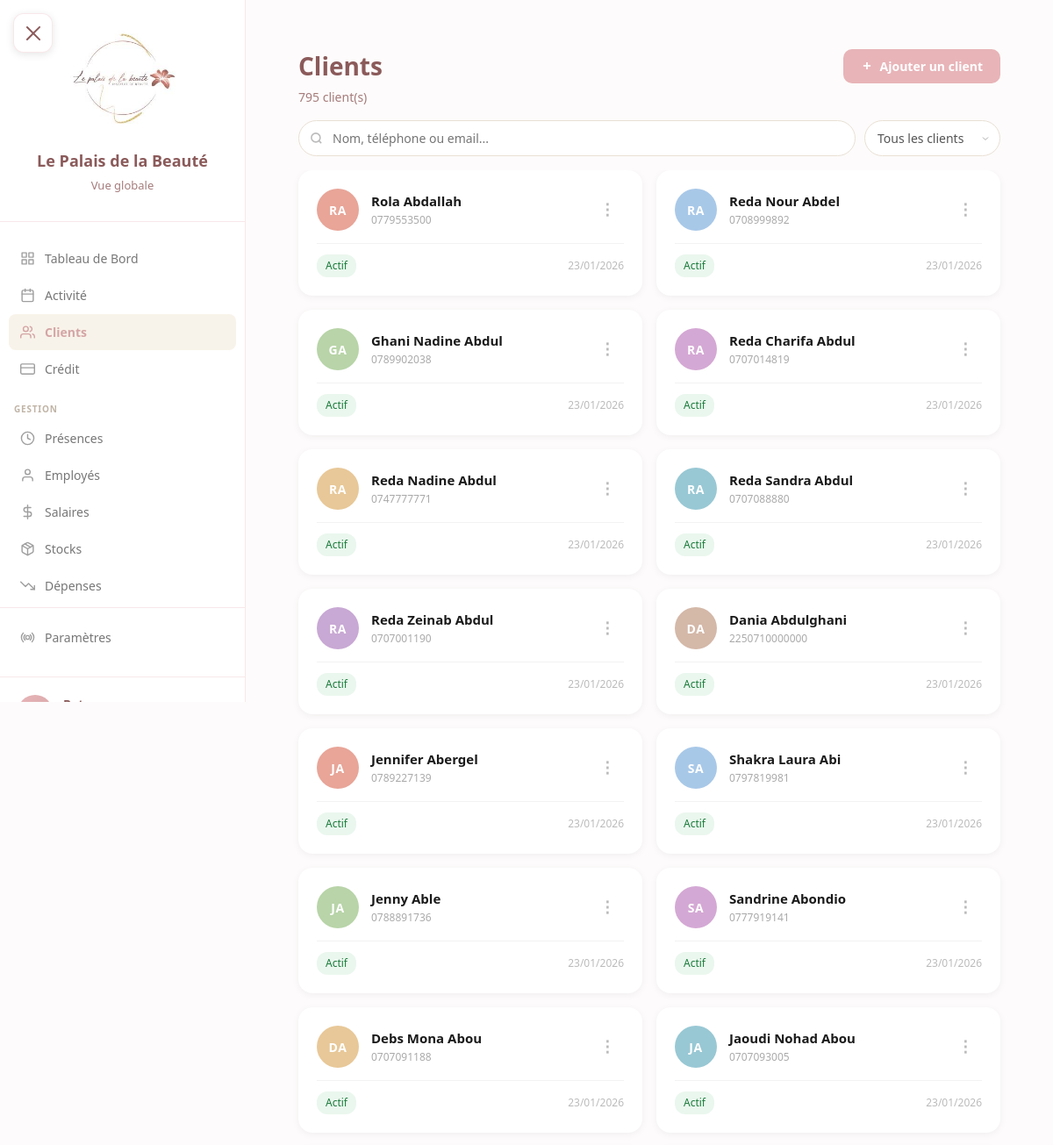
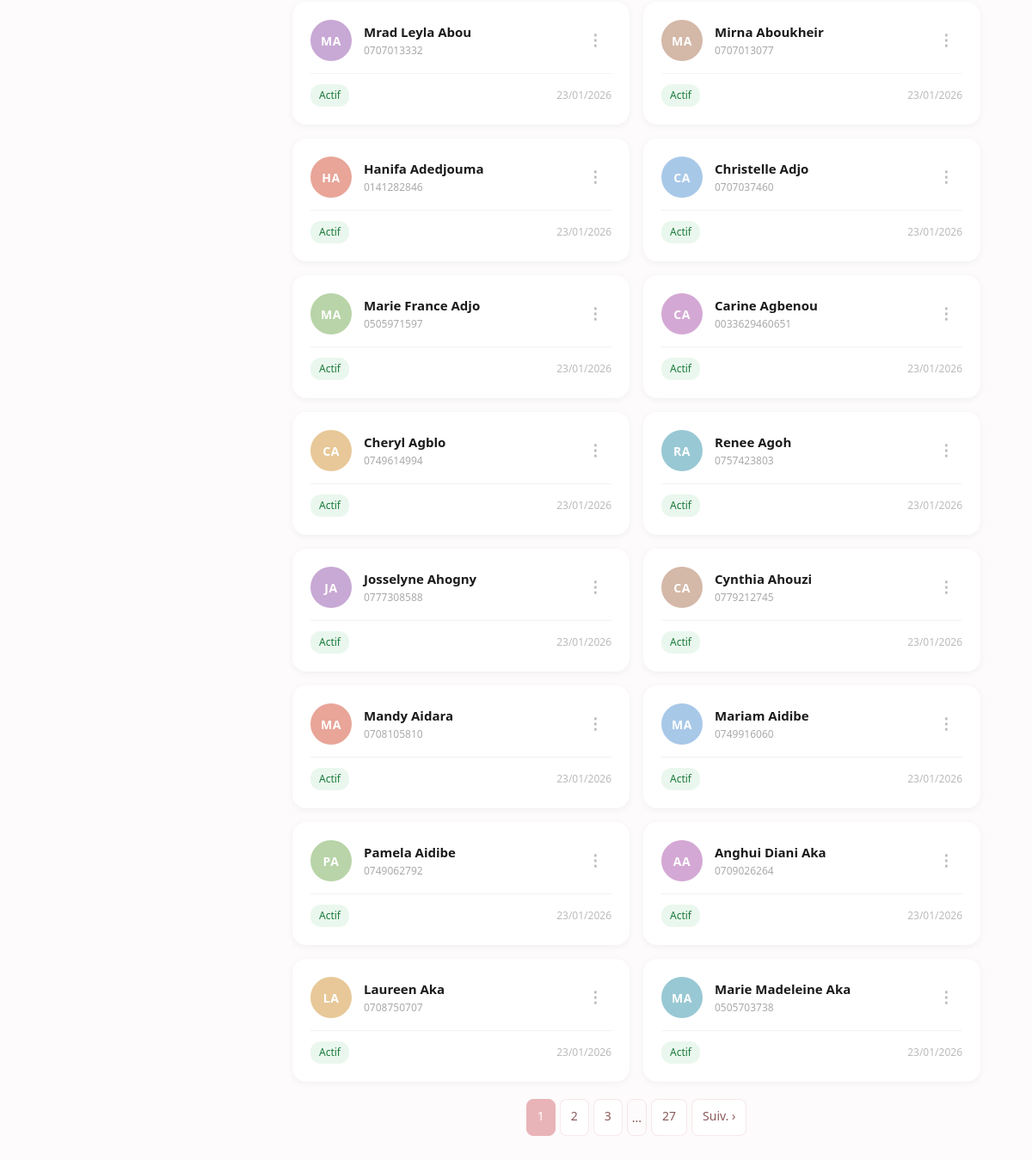
Screenshot of /clients/ (signed in) with the database file from the repository (2 pictures, top to bottom).
### core/models.py (models this page shows, shortened)
class Client(models.Model):
    SEXE_CHOICES = [
        ('F', 'Femme'),
        ('H', 'Homme'),
    ]
    nom = models.CharField(max_length=100)
    prenom = models.CharField(max_length=100)
    telephone = models.CharField(max_length=20, unique=True)
    email = models.EmailField(blank=True, null=True)
    sexe = models.CharField(max_length=1, choices=SEXE_CHOICES, default='F')
    date_naissance = models.DateField(blank=True, null=True)
    date_creation = models.DateTimeField(auto_now_add=True)
    notes = models.TextField(blank=True, null=True)  # Observations / notes libres
    actif = models.BooleanField(default=True)
    class Meta:
        verbose_name = "Client"
        verbose_name_plural = "Clients"
        ordering = ['nom', 'prenom']
    def get_full_name(self):
        return f"{self.prenom} {self.nom}"
    @property
    def credits_non_soldes(self):
        return Credit.objects.filter(client=self, solde=False).exists()

### core/views.py (the view, shortened to what this page needs)
# urls.py: path('clients/', views.clients_list, name='clients_list'),
@login_required
def clients_list(request):
    search = request.GET.get('search', '')
    filtre = request.GET.get('filtre', '')
    clients = Client.objects.all()
    if filtre == 'dettes':
        clients_avec_dettes = Credit.objects.filter(solde=False).values_list('client_id', flat=True).distinct()
        clients = clients.filter(id__in=clients_avec_dettes)
    elif filtre == 'forfaits':
        clients_avec_forfaits = ForfaitClient.objects.filter(statut='actif').values_list('client_id', flat=True).distinct()
        clients = clients.filter(id__in=clients_avec_forfaits)
    elif filtre == 'cartes':
        clients_avec_cartes = CarteCadeau.objects.filter(statut='active').values_list('beneficiaire_id', flat=True).distinct()
        clients = clients.filter(id__in=clients_avec_cartes)
    elif filtre == 'inactifs':
        clients = clients.filter(actif=False)
    clients = clients.order_by('-actif', 'nom', 'prenom')
    paginator = Paginator(clients, 30)
    page_number = request.GET.get('page')
    page_obj = paginator.get_page(page_number)
    return render(request, 'clients/liste.html', {
        'clients': page_obj,
        'page_obj': page_obj,
        'search': search,
        'filtre': filtre,
    })

### core/models.py (called while the page is built)
    def is_patron(self):
        return self.role == 'patron'

### templates/clients/liste.html (shortened to what this page needs)
{% extends 'base.html' %}
{% block content %}
<div class="clients-wrapper">
<div class="sticky-header">
    <div style="display:flex; justify-content:space-between; align-items:center; margin-bottom:4px;">
        <h1 class="page-title" style="margin:0;">Clients</h1>
        <button class="btn-nouveau" onclick="ouvrirModalCreer()">
            <svg width="14" height="14" viewBox="0 0 24 24" fill="none" stroke="currentColor" stroke-width="3"><line x1="12" y1="5" x2="12" y2="19"></line><line x1="5" y1="12" x2="19" y2="12"></line></svg>
            Ajouter un client
        </button>
    </div>
    <p class="page-subtitle" id="count-label" style="margin-bottom:16px;">{{ page_obj.paginator.count }} client(s)</p>
    <div class="clients-toolbar" style="width:100%; margin-bottom:0;">
        <div class="search-input-wrap">
            <input type="text" id="search-input" class="search-input"
                   placeholder="Nom, téléphone ou email..."
                   value="{{ search }}" autocomplete="off">
        </div>
        <select id="filtre-select" class="filter-select {% if filtre %}has-filter{% endif %}"
                onchange="doSearch()">
            <option value="" {% if not filtre %}selected{% endif %}>Tous les clients</option>
        </select>
    </div>
</div>
<div class="clients-content">
<div class="clients-grid" id="clients-tbody">
    {% for client in clients %}
    <div class="client-card" data-id="{{ client.id }}" onclick="goToClient(event, '{% url 'core:client_detail' client.id %}')">
        <div class="client-card-header">
            <div class="client-avatar">{{ client.prenom|slice:":1"|upper }}{{ client.nom|slice:":1"|upper }}</div>
            <div style="flex:1; min-width:0;">
                <div class="client-card-name">{{ client.get_full_name }}</div>
                <div class="client-card-sub">{{ client.telephone }}{% if client.email %} · {{ client.email }}{% endif %}</div>
            </div>
            {% if request.user.utilisateur.is_patron %}
            <div class="kebab-cell" onclick="event.stopPropagation()" style="position:relative;">
                <button class="kebab-btn" onclick="toggleKebab(this, {{ client.id }}, {{ client.actif|lower }}, '{{ client.nom|escapejs }}', '{{ client.prenom|escapejs }}', '{{ client.telephone }}', '{{ client.email|default:""|escapejs }}', '{{ client.date_naissance|default:"" }}', '{{ client.notes|default:""|escapejs }}')">⋮</button>
            </div>
            {% endif %}
        </div>
        <div class="client-card-footer">
            <div>
                {% if not client.actif %}
                    <span class="badge badge-inactif">Inactif</span>
                {% elif client.credits_non_soldes %}
                    <span class="badge badge-dette">Dette</span>
                {% else %}
                    <span class="badge badge-actif">Actif</span>
                {% endif %}
            </div>
            <span class="client-card-date">{{ client.date_creation|date:"d/m/Y" }}</span>
        </div>
    </div>
    {% endfor %}
</div>
{% if page_obj.paginator.num_pages > 1 %}
<div class="pagination" id="pagination-area">
    {% for num in page_obj.paginator.page_range %}
        {% if page_obj.number == num %}
        <span class="current">{{ num }}</span>
        {% elif num > page_obj.number|add:"-3" and num < page_obj.number|add:"3" %}
        <a href="?page={{ num }}{% if search %}&search={{ search }}{% endif %}{% if filtre %}&filtre={{ filtre }}{% endif %}">{{ num }}</a>
        {% elif num == 1 or num == page_obj.paginator.num_pages %}
        <a href="?page={{ num }}{% if search %}&search={{ search }}{% endif %}{% if filtre %}&filtre={{ filtre }}{% endif %}">{{ num }}</a>
        {% elif num == 2 or num == page_obj.paginator.num_pages|add:"-1" %}
        <span style="padding:10px 5px;">...</span>
        {% endif %}
    {% endfor %}
    {% if page_obj.has_next %}
    <a href="?page={{ page_obj.next_page_number }}{% if search %}&search={{ search }}{% endif %}{% if filtre %}&filtre={{ filtre }}{% endif %}">Suiv. &#8250;</a>
    {% endif %}
</div>
{% endif %}
</div>
</div>
{% endblock %}

### templates/base.html (shortened to what this page needs)
<!DOCTYPE html>
<html lang="fr">
<head>
    <link rel="stylesheet" href="/static/css/style.css">
</head>
<body>
    <button class="mobile-menu-btn" id="mobileMenuBtn" aria-label="Menu">
        <span></span>
    </button>
    <div class="main-layout">
        <aside class="sidebar" id="sidebar">
            <div class="sidebar-header">
                <img src="/static/images/logo.jpg" alt="Logo" class="sidebar-logo" onerror="this.style.display='none'">
                <div class="sidebar-title">Le Palais de la Beauté</div>
                <div class="sidebar-subtitle">
                    {% if request.user.is_authenticated %}
                        {% if request.user.utilisateur.is_patron %}
                            Vue globale
                        {% elif request.user.utilisateur.is_employe %}
                            Vue globale
                        {% else %}
                            {{ request.user.utilisateur.institut.nom }}
                        {% endif %}
                    {% endif %}
                </div>
            </div>
            <nav class="sidebar-nav">
                {% if request.user.is_authenticated %}
                    {% if request.user.utilisateur.is_patron %}
                        <div class="nav-section">
                            <a href="{% url 'dashboard:index' %}" class="nav-item {% if request.resolver_match.app_name == 'dashboard' %}active{% endif %}">
                                <svg class="nav-icon" viewBox="0 0 24 24" fill="none" stroke="currentColor" stroke-width="2" stroke-linecap="round" stroke-linejoin="round"><rect x="3" y="3" width="7" height="7"/><rect x="14" y="3" width="7" height="7"/><rect x="14" y="14" width="7" height="7"/><rect x="3" y="14" width="7" height="7"/></svg>
                                Tableau de Bord
                            </a>
                            <a href="{% url 'agenda:index' institut_code='palais' %}" class="nav-item ">
                                <svg class="nav-icon" viewBox="0 0 24 24" fill="none" stroke="currentColor" stroke-width="2" stroke-linecap="round" stroke-linejoin="round"><rect x="3" y="4" width="18" height="18" rx="2" ry="2"/><line x1="16" y1="2" x2="16" y2="6"/><line x1="8" y1="2" x2="8" y2="6"/><line x1="3" y1="10" x2="21" y2="10"/></svg>
                                Activité
                            </a>
                            <a href="{% url 'core:clients_list' %}" class="nav-item {% if request.resolver_match.url_name == 'clients_list' or request.resolver_match.url_name == 'client_detail' or request.resolver_match.url_name == 'cartes_cadeaux_list' %}active{% endif %}">
                                <svg class="nav-icon" viewBox="0 0 24 24" fill="none" stroke="currentColor" stroke-width="2" stroke-linecap="round" stroke-linejoin="round"><path d="M17 21v-2a4 4 0 0 0-4-4H5a4 4 0 0 0-4 4v2"/><circle cx="9" cy="7" r="4"/><path d="M23 21v-2a4 4 0 0 0-3-3.87"/><path d="M16 3.13a4 4 0 0 1 0 7.75"/></svg>
                                Clients
                            </a>
                            <a href="{% url 'credits:index' institut_code='palais' %}" class="nav-item {% if request.resolver_match.app_name == 'credits' %}active{% endif %}">
                                <svg class="nav-icon" viewBox="0 0 24 24" fill="none" stroke="currentColor" stroke-width="2" stroke-linecap="round" stroke-linejoin="round"><rect x="1" y="4" width="22" height="16" rx="2" ry="2"/><line x1="1" y1="10" x2="23" y2="10"/></svg>
                                Crédit
                            </a>
                        </div>
                        <div class="nav-section">
                            <div class="nav-section-title">Gestion</div>
                            <a href="{% url 'gestion:presences_pointage' %}" class="nav-item ">
                                <svg class="nav-icon" viewBox="0 0 24 24" fill="none" stroke="currentColor" stroke-width="2" stroke-linecap="round" stroke-linejoin="round"><circle cx="12" cy="12" r="10"/><polyline points="12 6 12 12 16 14"/></svg>
                                Présences
                            </a>
                            <a href="{% url 'core:employes_list' %}" class="nav-item {% if request.resolver_match.url_name == 'employes_list' %}active{% endif %}">
                                <svg class="nav-icon" viewBox="0 0 24 24" fill="none" stroke="currentColor" stroke-width="2" stroke-linecap="round" stroke-linejoin="round"><path d="M20 21v-2a4 4 0 0 0-4-4H8a4 4 0 0 0-4 4v2"/><circle cx="12" cy="7" r="4"/></svg>
                                Employés
                            </a>
                            <a href="{% url 'gestion:salaires_calcul' %}" class="nav-item ">
                                <svg class="nav-icon" viewBox="0 0 24 24" fill="none" stroke="currentColor" stroke-width="2" stroke-linecap="round" stroke-linejoin="round"><line x1="12" y1="1" x2="12" y2="23"/><path d="M17 5H9.5a3.5 3.5 0 0 0 0 7h5a3.5 3.5 0 0 1 0 7H6"/></svg>
                                Salaires
                            </a>
                            <a href="{% url 'gestion:stocks_produits' %}" class="nav-item ">
                                Stocks
                            </a>
                            <a href="{% url 'gestion:depenses_liste' %}" class="nav-item {% if request.resolver_match.url_name and 'depense' in request.resolver_match.url_name %}active{% endif %}">
                                <svg class="nav-icon" viewBox="0 0 24 24" fill="none" stroke="currentColor" stroke-width="2" stroke-linecap="round" stroke-linejoin="round"><polyline points="23 18 13.5 8.5 8.5 13.5 1 6"/><polyline points="17 18 23 18 23 12"/></svg>
                                Dépenses
                            </a>
                        </div>
                        <div class="nav-section" style="margin-top: auto; border-top: 1px solid var(--border); padding-top: 12px;">
                            <a href="{% url 'gestion:catalogue' %}" class="nav-item ">
                                <svg class="nav-icon" viewBox="0 0 24 24" fill="none" stroke="currentColor" stroke-width="2" stroke-linecap="round" stroke-linejoin="round"><circle cx="12" cy="12" r="3"/><path d="M19.07 4.93a10 10 0 0 1 0 14.14M4.93 4.93a10 10 0 0 0 0 14.14"/><path d="M16.24 7.76a6 6 0 0 1 0 8.49M7.76 7.76a6 6 0 0 0 0 8.49"/></svg>
                                Paramètres
                            </a>
                        </div>
                    {% endif %}
                {% endif %}
            </nav>
            {% if request.user.is_authenticated %}
                <div class="sidebar-footer">
                    <div class="user-info">
                        <div class="user-avatar">
                        </div>
                        <div class="user-details">
                            <div class="user-name">{{ request.user.first_name }} {{ request.user.last_name }}</div>
                        </div>
                    </div>
                </div>
            {% endif %}
        </aside>
        <main class="main-content">
            {% block content %}
            {% endblock %}
        </main>
    </div>
</body>
</html>

### static/css/style.css (style rules this page uses)
.badge { display: inline-block; padding: 4px 10px; border-radius: 12px; font-size: 12px; font-weight: 500; }
.pagination { display: flex; gap: 5px; justify-content: center; margin-top: 20px; }
.pagination a, .pagination span { padding: 8px 12px; border: 1px solid var(--border); border-radius: 8px; color: var(--text-dark); text-decoration: none; transition: all 0.3s ease; }
.pagination .current { background: var(--primary); color: white; border-color: var(--primary); }

### rows the page displays
Client: prenom "R", nom "A", get_full_name "Rola Abdallah", telephone "0779553500", actif "Actif", date_creation "23/01/2026"
Client: prenom "R", nom "A", get_full_name "Reda Nour Abdel", telephone "0708999892", actif "Actif", date_creation "23/01/2026"
Client: prenom "G", nom "A", get_full_name "Ghani Nadine Abdul", telephone "0789902038", actif "Actif", date_creation "23/01/2026"
Client: prenom "R", nom "A", get_full_name "Reda Charifa Abdul", telephone "0707014819", actif "Actif", date_creation "23/01/2026"
Client: prenom "R", nom "A", get_full_name "Reda Nadine Abdul", telephone "0747777771", actif "Actif", date_creation "23/01/2026"
Client: prenom "R", nom "A", get_full_name "Reda Sandra Abdul", telephone "0707088880", actif "Actif", date_creation "23/01/2026"
Client: prenom "R", nom "A", get_full_name "Reda Zeinab Abdul", telephone "0707001190", actif "Actif", date_creation "23/01/2026"
Client: prenom "D", nom "A", get_full_name "Dania Abdulghani", telephone "2250710000000", actif "Actif", date_creation "23/01/2026"
Client: prenom "J", nom "A", get_full_name "Jennifer Abergel", telephone "0789227139", actif "Actif", date_creation "23/01/2026"
Client: prenom "S", nom "A", get_full_name "Shakra Laura Abi", telephone "0797819981", actif "Actif", date_creation "23/01/2026"
Client: prenom "J", nom "A", get_full_name "Jenny Able", telephone "0788891736", actif "Actif", date_creation "23/01/2026"
Client: prenom "S", nom "A", get_full_name "Sandrine Abondio", telephone "0777919141", actif "Actif", date_creation "23/01/2026"
Client: prenom "D", nom "A", get_full_name "Debs Mona Abou", telephone "0707091188", actif "Actif", date_creation "23/01/2026"
Client: prenom "J", nom "A", get_full_name "Jaoudi Nohad Abou", telephone "0707093005", actif "Actif", date_creation "23/01/2026"
Client: prenom "M", nom "A", get_full_name "Mrad Leyla Abou", telephone "0707013332", actif "Actif", date_creation "23/01/2026"
Client: prenom "M", nom "A", get_full_name "Mirna Aboukheir", telephone "0707013077", actif "Actif", date_creation "23/01/2026"
Client: prenom "H", nom "A", get_full_name "Hanifa Adedjouma", telephone "0141282846", actif "Actif", date_creation "23/01/2026"
Client: prenom "C", nom "A", get_full_name "Christelle Adjo", telephone "0707037460", actif "Actif", date_creation "23/01/2026"
Client: prenom "M", nom "A", get_full_name "Marie France Adjo", telephone "0505971597", actif "Actif", date_creation "23/01/2026"
Client: prenom "C", nom "A", get_full_name "Carine Agbenou", telephone "0033629460651", actif "Actif", date_creation "23/01/2026"
Client: prenom "C", nom "A", get_full_name "Cheryl Agblo", telephone "0749614994", actif "Actif", date_creation "23/01/2026"
Client: prenom "R", nom "A", get_full_name "Renee Agoh", telephone "0757423803", actif "Actif", date_creation "23/01/2026"
Client: prenom "J", nom "A", get_full_name "Josselyne Ahogny", telephone "0777308588", actif "Actif", date_creation "23/01/2026"
Client: prenom "C", nom "A", get_full_name "Cynthia Ahouzi", telephone "0779212745", actif "Actif", date_creation "23/01/2026"
Client: prenom "M", nom "A", get_full_name "Mandy Aidara", telephone "0708105810", actif "Actif", date_creation "23/01/2026"
Client: prenom "M", nom "A", get_full_name "Mariam Aidibe", telephone "0749916060", actif "Actif", date_creation "23/01/2026"
Client: prenom "P", nom "A", get_full_name "Pamela Aidibe", telephone "0749062792", actif "Actif", date_creation "23/01/2026"
Client: prenom "A", nom "A", get_full_name "Anghui Diani Aka", telephone "0709026264", actif "Actif", date_creation "23/01/2026"
Client: prenom "L", nom "A", get_full_name "Laureen Aka", telephone "0708750707", actif "Actif", date_creation "23/01/2026"
Client: prenom "M", nom "A", get_full_name "Marie Madeleine Aka", telephone "0505703738", actif "Actif", date_creation "23/01/2026"

### other values shown
{{ page_obj.paginator.count }} "795"
{{ num }} "1"
{{ num }} "2" "3"
{{ num }} "27"
